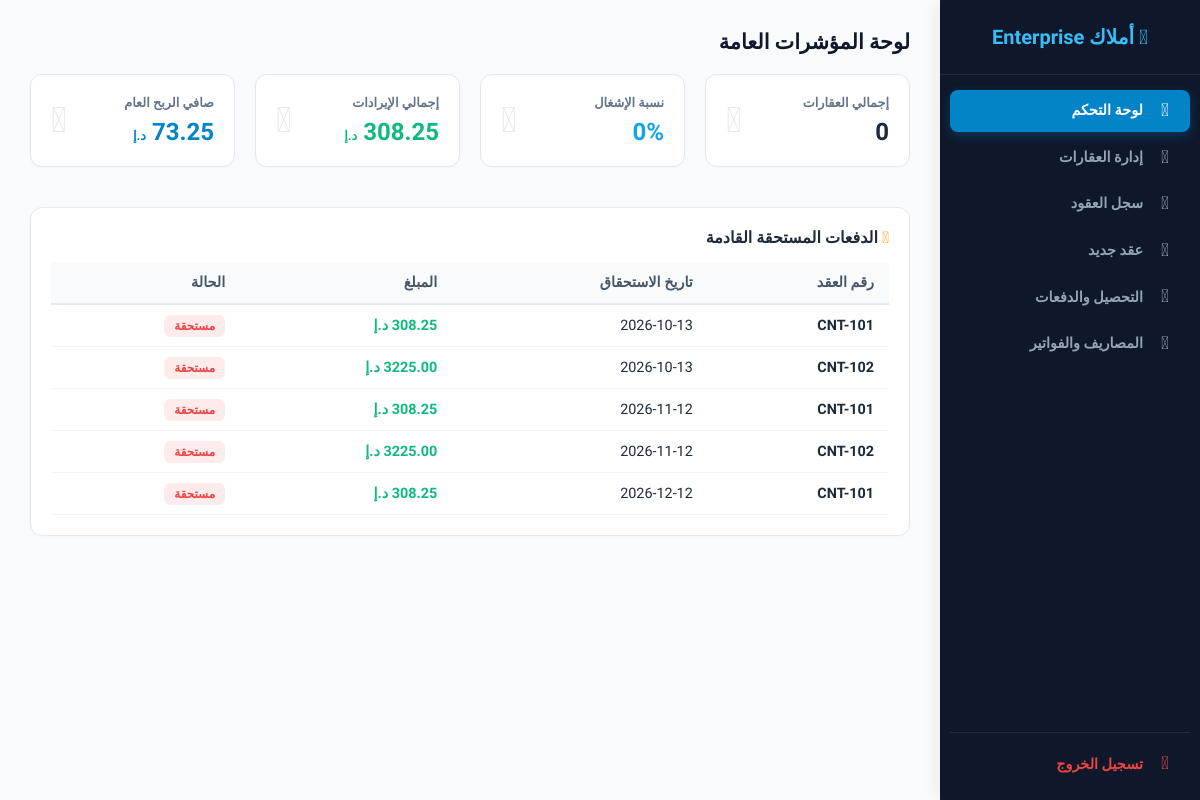
The page / (signed in) on the database its author committed.
### tables this page shows
CREATE TABLE payments (
            id INTEGER PRIMARY KEY AUTOINCREMENT, 
            contract_code TEXT, 
            installment_no INTEGER, 
            due_date TEXT, 
            amount REAL, 
            status TEXT,
            FOREIGN KEY (contract_code) REFERENCES contracts (contract_code)
        );

### app.py (the view)
@app.route('/')
def index():
    if not session.get('logged_in'):
        return render_template('landing.html')
    conn = sqlite3.connect('real_estate.db')
    cursor = conn.cursor()
    cursor.execute("SELECT * FROM properties")
    properties = cursor.fetchall()
    cursor.execute("SELECT * FROM contracts")
    contracts = cursor.fetchall()
    cursor.execute("SELECT * FROM payments")
    payments = cursor.fetchall()
    cursor.execute("SELECT * FROM expenses")
    expenses = cursor.fetchall()
    total_props = len(properties)
    rented_props = sum(1 for p in properties if p[4] == 'مؤجر')
    occ_rate = round((rented_props / total_props * 100) if total_props > 0 else 0, 1)
    total_inc = sum(p[4] for p in payments if p[5] == 'تم المدفوع')
    total_exp = sum(e[3] for e in expenses)
    net_profit = total_inc - total_exp
    today_str = datetime.now().strftime('%Y-%m-%d')
    cursor.execute("SELECT contract_code, due_date, amount, status FROM payments WHERE due_date >= ? AND status != 'تم المدفوع' ORDER BY due_date ASC LIMIT 5", (today_str,))
    upcoming_payments = cursor.fetchall()
    conn.close()
    return render_template('index.html',
                           properties=properties,
                           contracts=contracts,
                           payments=payments,
                           expenses=expenses,
                           total_props=total_props,
                           occ_rate=occ_rate,
                           total_inc=total_inc,
                           net_profit=net_profit,
                           upcoming_payments=upcoming_payments)

### templates/index.html (shortened to what this page needs)
<!DOCTYPE html>
<html lang="ar" dir="rtl">
<head>
    <link rel="stylesheet" href="https://cdnjs.cloudflare.com/ajax/libs/font-awesome/6.4.0/css/all.min.css">
</head>
<body>
    <div class="sidebar" id="appSidebar">
        <div class="brand-logo">
            <i class="fas fa-city me-1"></i> أملاك Enterprise
        </div>
        <ul class="nav-menu">
            <li class="nav-item">
                <a class="nav-link active" onclick="switchTab(event, 'dashboard')">
                    <i class="fas fa-chart-pie"></i> لوحة التحكم
                </a>
            </li>
            <li class="nav-item"><a class="nav-link" onclick="switchTab(event, 'properties')"><i class="fas fa-building"></i> إدارة العقارات</a></li>
            <li class="nav-item"><a class="nav-link" onclick="switchTab(event, 'contracts')"><i class="fas fa-file-contract"></i> سجل العقود</a></li>
            <li class="nav-item"><a class="nav-link" onclick="switchTab(event, 'new-contract')"><i class="fas fa-plus-circle"></i> عقد جديد</a></li>
            <li class="nav-item"><a class="nav-link" onclick="switchTab(event, 'payments')"><i class="fas fa-wallet"></i> التحصيل والدفعات</a></li>
            <li class="nav-item"><a class="nav-link" onclick="switchTab(event, 'expenses')"><i class="fas fa-receipt"></i> المصاريف والفواتير</a></li>
            <li class="nav-item" style="margin-top: auto; border-top: 1px solid rgba(255,255,255,0.08); padding-top: 10px;">
                <a class="nav-link" href="/logout" style="color: #ef4444;">
                    <i class="fas fa-sign-out-alt"></i> تسجيل الخروج
                </a>
            </li>
        </ul>
    </div>
    <div class="main-content">
        <div id="dashboard" class="tab-pane active">
            <div class="page-header">
                <h4>لوحة المؤشرات العامة</h4>
            </div>
            <div class="row">
                <div class="col col-md-3">
                    <div class="card-box kpi-card">
                        <h6>إجمالي العقارات</h6>
                        <h3>{{ total_props }}</h3>
                        <i class="fas fa-building kpi-icon"></i>
                    </div>
                </div>
                <div class="col col-md-3">
                    <div class="card-box kpi-card">
                        <h6>نسبة الإشغال</h6>
                        <h3 style="color: #0ea5e9;">{{ occ_rate }}%</h3>
                        <i class="fas fa-chart-line kpi-icon"></i>
                    </div>
                </div>
                <div class="col col-md-3">
                    <div class="card-box kpi-card">
                        <h6>إجمالي الإيرادات</h6>
                        <h3 style="color: #10b981;">{{ "%.2f"|format(total_inc) }} <span style="font-size:0.8rem">د.إ</span></h3>
                        <i class="fas fa-coins kpi-icon"></i>
                    </div>
                </div>
                <div class="col col-md-3">
                    <div class="card-box kpi-card">
                        <h6>صافي الربح العام</h6>
                        <h3 style="color: #0284c7;">{{ "%.2f"|format(net_profit) }} <span style="font-size:0.8rem">د.إ</span></h3>
                        <i class="fas fa-wallet kpi-icon"></i>
                    </div>
                </div>
            </div>
            <div class="card-box">
                <h5 style="font-size: 1rem; font-weight: 700; margin-bottom: 15px;"><i class="fas fa-bell" style="color: #f59e0b;"></i> الدفعات المستحقة القادمة</h5>
                <div class="table-responsive">
                    <table>
                        <thead>
                            <tr>
                                <th>رقم العقد</th>
                                <th>تاريخ الاستحقاق</th>
                                <th>المبلغ</th>
                                <th>الحالة</th>
                            </tr>
                        </thead>
                        <tbody>
                            {% for p in upcoming_payments %}
                            <tr>
                                <td style="font-weight: 700;">{{ p[0] }}</td>
                                <td>{{ p[1] }}</td>
                                <td style="font-weight: 700; color: #10b981;">{{ "%.2f"|format(p[2]) }} د.إ</td>
                                <td><span class="badge badge-danger">{{ p[3] }}</span></td>
                            </tr>
                            {% else %}
                            <tr><td colspan="4" style="text-align: center; color: #64748b; padding: 20px;">لا توجد دفعات مستحقة حالياً</td></tr>
                            {% endfor %}
                        </tbody>
                    </table>
                </div>
            </div>
        </div>
    </div>
</body>
</html>

### templates/index.html (style rules this page uses)
* { box-sizing: border-box; margin: 0; padding: 0; font-family: 'Cairo', sans-serif !important; }
body { background-color: #f8fafc; color: #1e293b; display: flex; min-height: 100vh; direction: rtl; text-align: right; overflow-x: hidden; }
.sidebar { width: 260px; background-color: #0f172a; color: #94a3b8; position: fixed; top: 0; right: 0; height: 100vh; display: flex; flex-direction: column; box-shadow: -4px 0 15px rgba(0,0,0,0.05); z-index: 100; transition: transform 0.3s ease; }
.brand-logo { padding: 25px 20px; font-size: 1.25rem; font-weight: 800; color: #38bdf8; border-bottom: 1px solid rgba(255,255,255,0.08); text-align: center; }
.nav-menu { list-style: none; padding: 15px 10px; display: flex; flex-direction: column; gap: 5px; overflow-y: auto; flex: 1; }
.nav-item { width: 100%; }
.nav-link { display: flex; align-items: center; gap: 12px; padding: 12px 15px; color: #94a3b8; text-decoration: none; font-weight: 600; font-size: 0.9rem; border-radius: 8px; transition: all 0.2s ease; cursor: pointer; }
.nav-link i { font-size: 1.1rem; width: 20px; text-align: center; }
.nav-link.active { color: #ffffff; background-color: #0284c7; box-shadow: 0 4px 12px rgba(2, 132, 199, 0.3); }
.main-content { margin-right: 260px; flex: 1; padding: 30px; max-width: calc(100% - 260px); transition: margin 0.3s ease; }
.tab-pane { display: none; }
.tab-pane.active { display: block; }
.card-box { background: #ffffff; border-radius: 12px; border: 1px solid #e2e8f0; padding: 20px; margin-bottom: 20px; box-shadow: 0 1px 3px rgba(0,0,0,0.02); }
.row { display: flex; flex-wrap: wrap; gap: 20px; margin-bottom: 20px; }
.col { flex: 1; min-width: 200px; }
.col-md-3 { flex: 0 0 calc(25% - 15px); }
.kpi-card { position: relative; overflow: hidden; }
.kpi-card h6 { color: #64748b; font-size: 0.8rem; font-weight: 700; text-transform: uppercase; margin-bottom: 8px; }
.kpi-card h3 { font-size: 1.5rem; font-weight: 800; color: #1e293b; }
.kpi-icon { position: absolute; left: 20px; top: 50%; transform: translateY(-50%); font-size: 2.2rem; opacity: 0.1; }
.table-responsive { width: 100%; overflow-x: auto; -webkit-overflow-scrolling: touch; }
table { width: 100%; border-collapse: collapse; font-size: 0.9rem; white-space: nowrap; }
th { background-color: #f8fafc; color: #475569; font-weight: 700; padding: 12px 15px; border-bottom: 2px solid #e2e8f0; text-align: right; }
td { padding: 12px 15px; border-bottom: 1px solid #f1f5f9; color: #1e293b; }
.badge { padding: 4px 10px; border-radius: 6px; font-size: 0.75rem; font-weight: 600; }
.badge-danger { background: rgba(239, 68, 68, 0.1); color: #ef4444; }
.page-header { margin-bottom: 20px; }
.page-header h4 { font-size: 1.3rem; font-weight: 800; color: #0f172a; }

### rows shown on the page
payments: contract_code "CNT-101", due_date "2026-10-13", status "مستحقة"
payments: contract_code "CNT-102", due_date "2026-10-13", amount "3225.00", status "مستحقة"
payments: contract_code "CNT-101", due_date "2026-11-12", status "مستحقة"
payments: contract_code "CNT-102", due_date "2026-11-12", amount "3225.00", status "مستحقة"
payments: contract_code "CNT-101", due_date "2026-12-12", status "مستحقة"

### other values the page prints
{{ total_props }} "0"
{{ occ_rate }} "0"
{{ "%.2f"|format(net_profit) }} "73.25"
